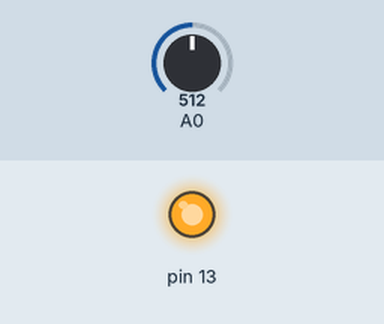
Bench run of a sketch on a simulated Arduino Uno, built with avr-gcc and run on an emulated ATmega328P. Shown: output pins drawn as LEDs (lit = HIGH). The inputs (shaded band) are chosen by the test bench; at power-on: A0 = 512.

Above: at 1.2 s.
1.3 s: A0 set to 186
2.8 s: A0 set to 167
At 3.8 s:
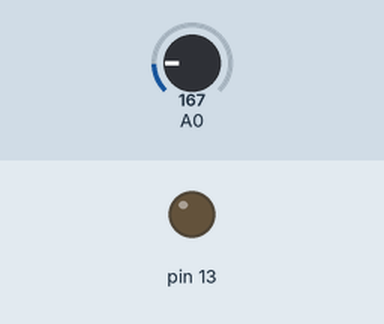
4.3 s: A0 set to 306
At 5.0 s:
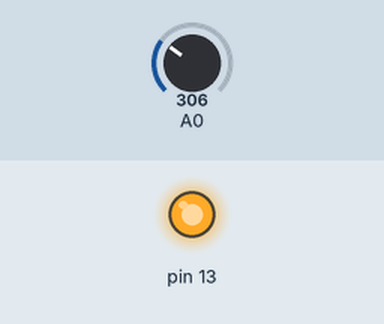
5.8 s: A0 set to 122
At 6.2 s:
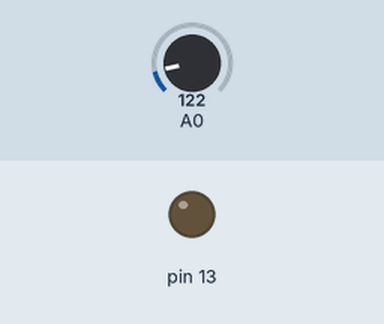
Timing chart, 0 to 8.3 s (numbered marks = the images above; inputs shaded):
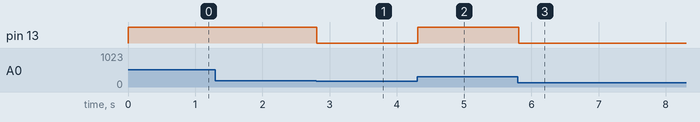

Measured:
- the behaviour switches between 179 and 178 on A0 (found by bisection; images 0 and 1)
- after the input at 1.3 s, every drawn part: stays the same
- after the input at 2.8 s, pin 13: HIGH → LOW at once
- after the input at 4.3 s, pin 13: LOW → HIGH at once
- after the input at 5.8 s, pin 13: HIGH → LOW at once

The sketch:

cambiennhietdo.ino
```cpp
void setup()
{
  pinMode(13, OUTPUT);
  Serial.begin(96000);
}

void loop()
{
  int x=analogRead(A0);
  int t=map(x, 0,410, -50,150);
  if (t>=37)
    digitalWrite(13, HIGH);
  else
    digitalWrite(13, LOW);
  delay(100);
}
```
